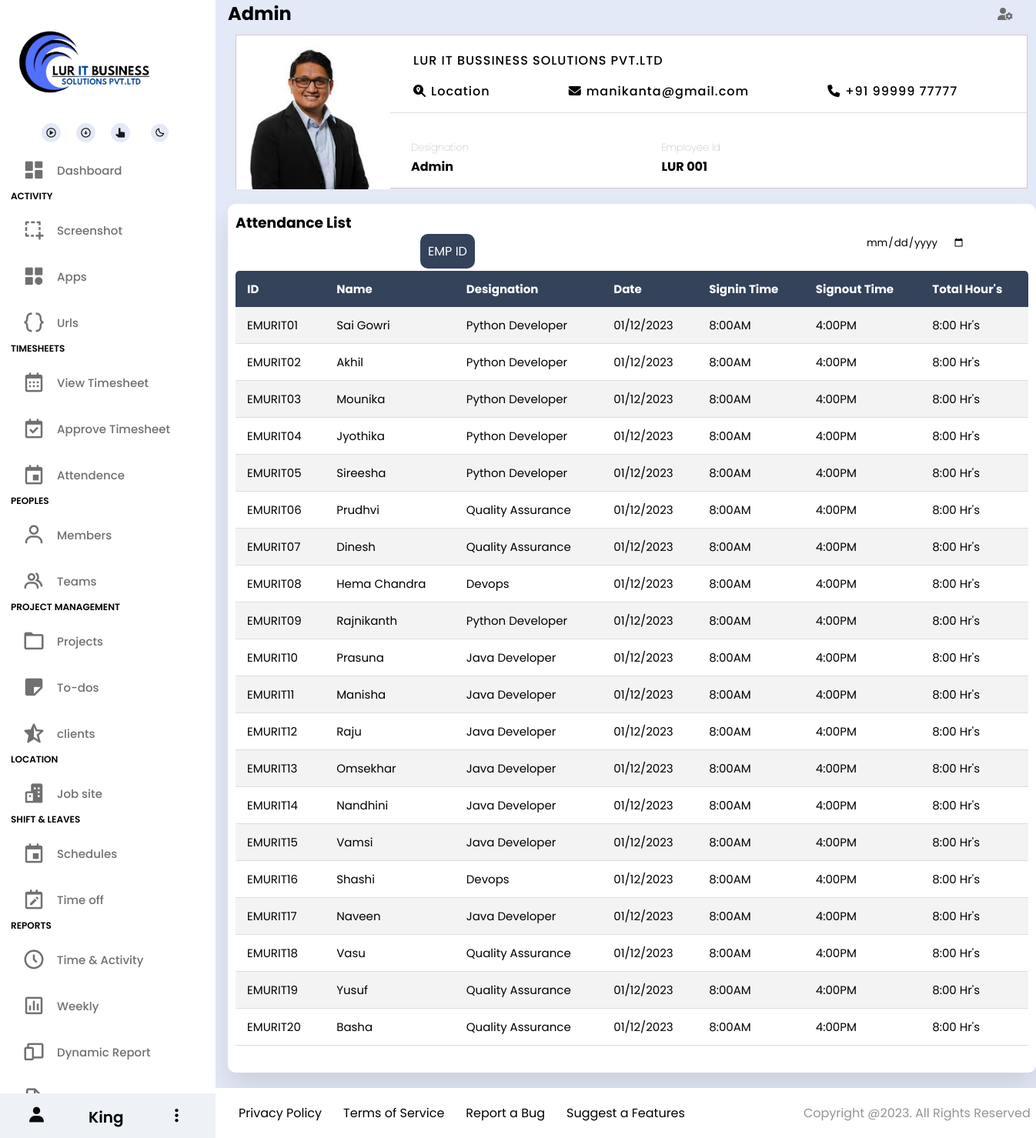
Page /attendence/0 on the committed database.
### lur_monitor/models.py (models this page shows, shortened)
class Employee(models.Model):
    eFname = models.CharField(max_length=50,unique='true')
    eLname = models.CharField(max_length=50)
    eCompany = models.ForeignKey(Company, on_delete=models.CASCADE,default=0)
    empRole = models.ForeignKey(Role, on_delete=models.CASCADE, default=0)
    empId = models.ForeignKey(empId, on_delete=models.CASCADE,default=0)
    eEmail = models.EmailField(max_length=50)
    screenshot= models.FileField(upload_to="media", blank=True, null=True)
    url = models.URLField(max_length=200,null=True)
    apps = models.CharField(max_length=100,null=True)
    ePhone = models.CharField(max_length=50,null=True)
    created = models.DateTimeField(auto_now_add=True)
    app_img = models.FileField(upload_to="media", blank=True, null=True)
    class Meta:
        db_table = "employee"

class empId(models.Model):
    Empid = models.CharField(max_length=50)
    created = models.DateTimeField(auto_now_add=True)
    class Meta:
        db_table = "empId"
    def __str__(self):
     return self.Empid

class Role(models.Model):
     role = models.CharField(max_length=50,default=0)
     class Meta:
        db_table = "Role"
     def __str__(self):
      return self.role

### lur_monitor/views.py (the view)
# urls.py: path('attendence/<int:id>',views.attendence, name='attendence'),
def attendence(req,id):
    if id == 0:
        employee = Employee.objects.all()
    else:
        empid = empId.objects.get(id=id)
        employee = Employee.objects.filter(id=id)
    allempid = empId.objects.all()
    return render(req,"Attedence.html",locals())

### lur_monitor/templates/Attedence.html (shortened to what this page needs)
{% extends "index.html" %}
{% load static %}
{% block content %}
<!DOCTYPE html>
<html lang="en">
<head>
    <link rel="stylesheet" href="{% static "Attedence.css" %}" />
    <link rel="stylesheet" href="https://cdnjs.cloudflare.com/ajax/libs/font-awesome/5.15.4/css/all.min.css" />
    <link href='https://unpkg.com/boxicons@2.1.4/css/boxicons.min.css' rel='stylesheet'>
    <link rel="stylesheet" href="https://cdnjs.cloudflare.com/ajax/libs/font-awesome/6.4.2/css/all.min.css"
>
</head>
<body>
    <div class="container">
        <section class="main">
            <div class="main-top">
                <h1>Admin</h1>
                <i class="fas fa-user-cog"></i>
            </div>
            <div class="documents-user-profile">
                <div class="user-image">
                    <img src="{% static "img/img4.jpg" %}" alt="">
                </div>
                <div class="user-details-flex">
                    <div class="user-details-row">
                        <p>LUR IT BUSSINESS SOLUTIONS PVT.LTD</p>
                        <div class="user-social-row">
                            <p><i class="fa-solid fa-magnifying-glass-location"></i><span>Location</span></p>
                            <p><i class="fa-solid fa-envelope"></i><span>manikanta@gmail.com</span></p>
                            <p><i class="fa-solid fa-phone"></i><span>+91 99999 77777</span></p>
                        </div>
                    </div>
                    <div class="user-job-row">
                        <table>
                            <tr>
                                <th>Designation</th>
                                <th>Employee Id</th>
                            </tr>
                            <tr>
                                <td>Admin</td>
                                <td>LUR 001</td>
                            </tr>
                        </table>
                    </div>
                </div>
            </div>
            <section class="attendance">
                <div class="attendance-list">
                    <h1>Attendance List</h1>
                    <div class="filter-options">
                        <div class="filter-option">
                            <div class="dropdown">
                                <button class="dropbtn">EMP ID</button>
                                </div>
                                <input type="date" style="margin-left: 500px;">
                        </div>
                    </div>
                    <table class="table">
                        <thead>
                            <tr>
                                <th>ID</th>
                                <th>Name</th>
                                <th>Designation</th>
                                <th>Date</th>
                                <th>Signin Time</th>
                                <th>Signout Time</th>
                                <th>Total Hour's</th>
                            </tr>
                        </thead>
                        <tbody>
                            {% for j in employee %}
                            <tr>
                                <td>{{j.empId}}</td>
                                <td>{{j.eFname}}</td>
                                <td>{{j.empRole}}</td>
                                <td>01/12/2023</td>
                                <td>8:00AM</td>
                                <td>4:00PM</td>
                                <td>8:00 Hr's</td>
                            </tr>
                                   {% endfor %}
                        </tbody>
                    </table>
                </div>
            </section>
        </section>
    </div>
</body>
</html>
{% endblock content %}

### lur_monitor/static/style.css (style rules this page uses)
* { margin: 0; padding: 0; box-sizing: border-box; font-family: "Poppins", sans-serif; }
body { background-color: #E4E9F7; }
:root { --body-color: #E4E9F7; --sidebar-color: #FFF; --primary-color: #695CFE; --primary-color-light: #F6F5FF; --toggle-color: #DDD; --text-color: #707070; --tran-03: all 0.2s ease; --tran-03: all 0.3s ease; --tran-04: all 0.4s ease; --tran-05: all 0.5s ease; }
body { height: 100vh; background: var(--body-color); }
.dropbtn { background-color: rgb(238, 242, 246); color: black; padding: 16px; font-size: 26px; border: none; margin-left: 40px; }

### lur_monitor/static/Attedence.css (style rules this page uses)
* { margin: 0; padding: 0; outline: none; border: none; text-decoration: none; box-sizing: border-box; font-family: "Poppins", sans-serif; }
body { background: rgb(226, 226, 226); }
.main { width: 100%; padding-left: 22%; }
.main-top { display: flex; width: 100%; }
.main-top i { position: absolute; right: 0; margin: 10px 30px; color: rgb(110, 109, 109); cursor: pointer; }
.attendance { margin-top: 20px; text-transform: capitalize; }
.attendance-list { width: 100%; padding: 10px; margin-top: 10px; background: #fff; border-radius: 10px; box-shadow: 0 20px 35px rgba(0, 0, 0, 0.1); }
.table { border-collapse: collapse; margin: 25px 0; font-size: 15px; min-width: 100%; overflow: hidden; border-radius: 5px 5px 0 0; }
table thead tr { color: #fff; background: #34425a; text-align: left; font-weight: bold; }
.table th, .table td { padding: 12px 15px; }
.table tbody tr { border-bottom: 1px solid #ddd; }
.table tbody tr:nth-of-type(odd) { background: #f3f3f3; }
.filter-options { margin-left: 200px; display: flex; flex-wrap: wrap; gap: 20px; }
.filter-option { display: flex; font-weight: bold; height: 23px; gap: 8px; }
.documents-user-profile { margin: 10px; border: 1px solid rgba(169, 96, 96, 0.272); display: flex; flex-direction: row; height: 200px; width: 98%; }
.documents-user-profile .user-image img { height: 200px; width: 200px; }
.documents-user-profile .user-details-flex { width: 100%; background-color: white; }
.documents-user-profile .user-details-flex .user-details-row { border-bottom: 1px solid rgba(128, 128, 128, 0.272); margin-top: 20px; padding: 0 10px 0 10px; width: 100%; padding-left: 20px; }
.documents-user-profile .user-details-flex .user-details-row p { margin: 0 0 15px 10px; font-weight: 500; letter-spacing: 1px; }
.documents-user-profile .user-details-flex .user-details-row .user-social-row { display: flex; flex-direction: row; width: 90%; justify-content: space-between; }
.documents-user-profile .user-details-flex .user-details-row .user-social-row span { margin-left: 6px; letter-spacing: 1px; }
.documents-user-profile .user-details-flex .user-job-row { margin-top: 4%; margin-left: 3%; width: 80%; text-align: left; }
.documents-user-profile .user-details-flex .user-job-row table { width: 100%; }
.documents-user-profile .user-details-flex .user-job-row th { font-weight: 50; color: gray; font-size: small; }
.documents-user-profile .user-details-flex .user-job-row td { font-weight: 700; }
* { font-family: "Poppins", sans-serif; margin: 0; padding: 0; box-sizing: border-box; }
:root { --body-color: #E4E9F7; --sidebar-color: #FFF; --primary-color: #695CFE; --primary-color-light: #F6F5FF; --toggle-color: #DDD; --text-color: #707070; --tran-03: all 0.2s ease; --tran-03: all 0.3s ease; --tran-04: all 0.4s ease; --tran-05: all 0.5s ease; }
body { height: 100vh; background: var(--body-color); }
.dropbtn { background-color: rgb(238, 242, 246); color: black; padding: 16px; font-size: 26px; border: none; margin-left: 40px; }

### lur_monitor/templates/Attedence.html (style rules this page uses)
.attendance .dropbtn { border-radius: 10px; background-color: #34425a; color: white; padding: 10px; font-size: 16px; border: none; cursor: pointer; }
.attendance .dropdown { position: relative; display: inline-block; }

### rows in the picture
Employee: empId "EMURIT01", eFname "Sai Gowri", empRole "Python Developer"
Employee: empId "EMURIT02", eFname "Akhil", empRole "Python Developer"
Employee: empId "EMURIT03", eFname "Mounika", empRole "Python Developer"
Employee: empId "EMURIT04", eFname "Jyothika", empRole "Python Developer"
Employee: empId "EMURIT05", eFname "Sireesha", empRole "Python Developer"
Employee: empId "EMURIT06", eFname "Prudhvi", empRole "Quality Assurance"
Employee: empId "EMURIT07", eFname "Dinesh", empRole "Quality Assurance"
Employee: empId "EMURIT08", eFname "Hema Chandra", empRole "Devops"
Employee: empId "EMURIT09", eFname "Rajnikanth", empRole "Python Developer"
Employee: empId "EMURIT10", eFname "Prasuna", empRole "Java Developer"
Employee: empId "EMURIT11", eFname "Manisha", empRole "Java Developer"
Employee: empId "EMURIT12", eFname "Raju", empRole "Java Developer"
Employee: empId "EMURIT13", eFname "Omsekhar", empRole "Java Developer"
Employee: empId "EMURIT14", eFname "Nandhini", empRole "Java Developer"
Employee: empId "EMURIT15", eFname "Vamsi", empRole "Java Developer"
Employee: empId "EMURIT16", eFname "Shashi", empRole "Devops"
Employee: empId "EMURIT17", eFname "Naveen", empRole "Java Developer"
Employee: empId "EMURIT18", eFname "Vasu", empRole "Quality Assurance"
Employee: empId "EMURIT19", eFname "Yusuf", empRole "Quality Assurance"
Employee: empId "EMURIT20", eFname "Basha", empRole "Quality Assurance"
